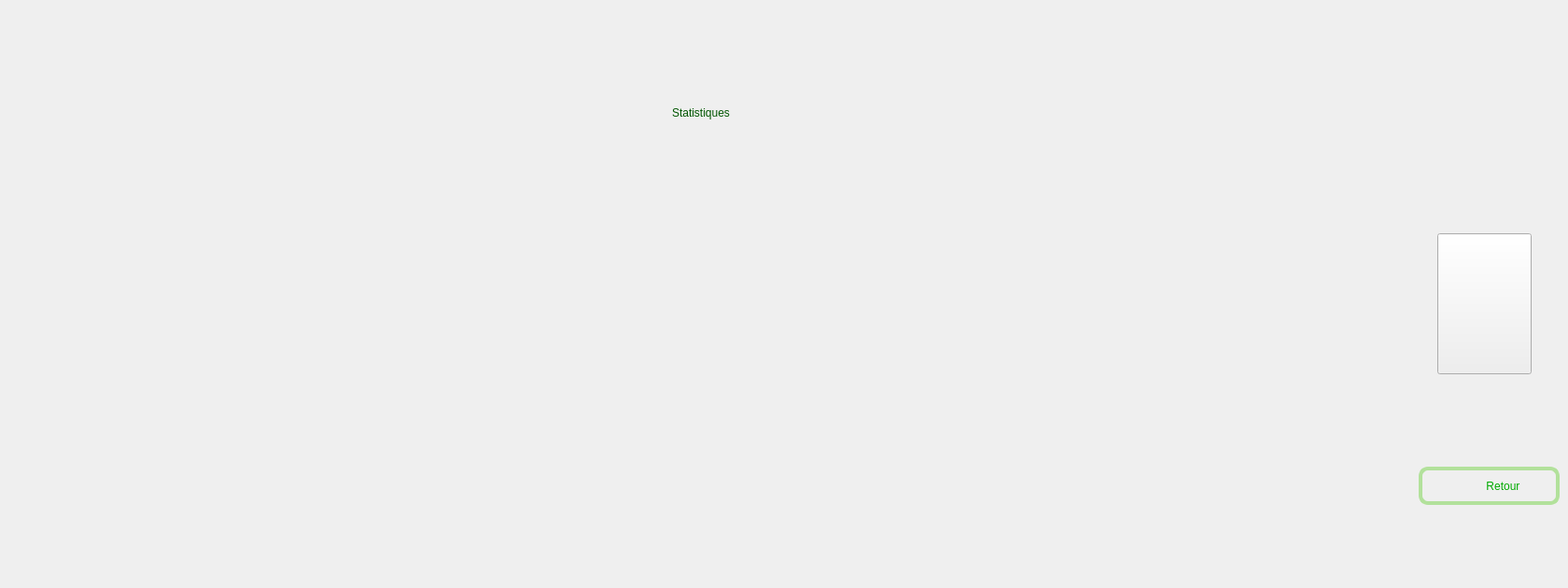
    <widget class="QWidget" name="page_10">
     <widget class="QCustomPlot" name="customPlot" native="true">
      <property name="geometry">
       <rect>
        <x>110</x>
        <y>190</y>
        <width>1341</width>
        <height>431</height>
       </rect>
      </property>
     </widget>
     <widget class="QLabel" name="label_produit26">
      <property name="geometry">
       <rect>
        <x>720</x>
        <y>80</y>
        <width>271</width>
        <height>81</height>
       </rect>
      </property>
      <property name="styleSheet">
       <string notr="true">font:30pt&quot;Centaur&quot;;
color:rgb(0,85,0);</string>
      </property>
      <property name="text">
       <string>Statistiques</string>
      </property>
     </widget>
     <widget class="QPushButton" name="retour_statistic_produit">
      <property name="geometry">
       <rect>
        <x>1520</x>
        <y>500</y>
        <width>151</width>
        <height>41</height>
       </rect>
      </property>
      <property name="styleSheet">
       <string notr="true">font:10pt&quot;Centaur&quot;;
color:rgb(0,170,0);
border-radius:10px;
border:4px solid rgb(178,225,155);</string>
      </property>
      <property name="text">
       <string>         Retour</string>
      </property>
     </widget>
     <widget class="QPushButton" name="pushButton_13">
      <property name="geometry">
       <rect>
        <x>1540</x>
        <y>250</y>
        <width>101</width>
        <height>151</height>
       </rect>
      </property>
      <property name="styleSheet">
       <string notr="true">image: url(:/logo ....png);
border-image: url(:/logo ....png);</string>
      </property>
      <property name="text">
       <string/>
      </property>
     </widget>
     <widget class="QLabel" name="statistics_retour">
      <property name="enabled">
       <bool>false</bool>
      </property>
      <property name="geometry">
       <rect>
        <x>1550</x>
        <y>510</y>
        <width>20</width>
        <height>20</height>
       </rect>
      </property>
      <property name="text">
       <string/>
      </property>
     </widget>
    </widget>
